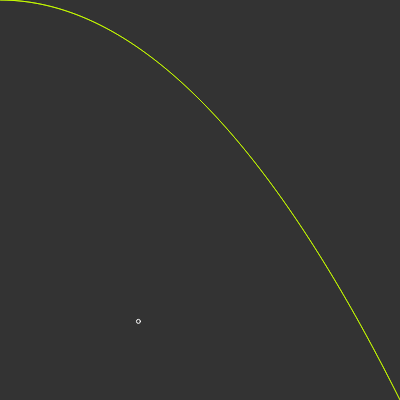
Frame 1 (no input)
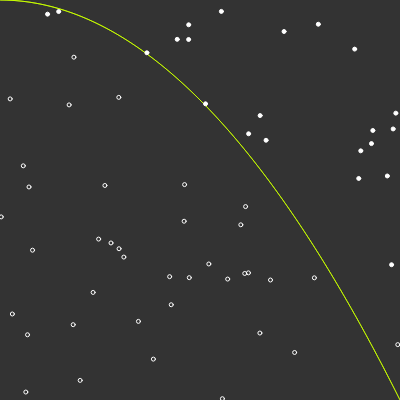
Frame 60 (no input)
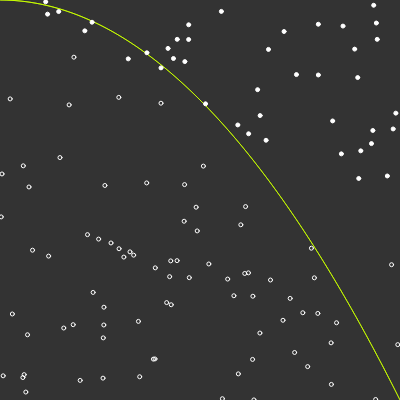
Frame 120 (the mouse pressed at the canvas centre since frame 60)

The p5.js sketch that drew these frames (run headless with seeded random() and noise() and a simulated clock; from frame 60 on, the mouse is pressed at the canvas centre):

// p5.js sketch
// ── sketch.js

let couleurs = ['#33FFFF','#FF3399', '#33FF99', '#FF3333', '#9933FF', '#FF9933', '#DFDF2D', '#FFFF33', '#FF3333','#3333FF','#99FF33']; 
let cpt = 0;
let pTron, nb = 3;
let nbT = 500;
let trainings = []; 

function f(x) {
	return (pow(x/200,2)*100);
}

function answer(x,y) {
	if (y>f(x)) { return 1; } else { return -1;}
}

function setup() {
	createCanvas(400,400);

	pTron = new Perceptron(nb);
	for(let i=0;i<nbT;i++) {
		let x = (random(width));
		let y = (random(height));
		let a = answer(x,y);
		let train = new Trainer(x,y,a,nb);
		trainings[i] = train; //console.log(train);
	}
}


function draw() {
	if(cpt < nbT) { background(51); }
	stroke(200,255,0);
	for(let i=0; i<width;i++) {
		line(i,f(i),i+1,f(i+1));
	}
	// frameRate(10);

	// let x= floor(random(width));
	// let y= floor(random(height));
	// stroke(255); noFill();
	// circle(x,y,4);

	pTron.train(trainings[cpt].inputs, trainings[cpt].answer); //console.log(cpt,pTron);
	cpt++; if (cpt > nbT) noLoop();
	stroke(255);
	for( let i = 0; i<cpt;i++) {
		let guess = pTron.feedforward(trainings[i].inputs);
		if (guess>0) {noFill();} else {fill(255);}
		circle(trainings[i].inputs[0],trainings[i].inputs[1],4);
	}
}
// ── neural.js
class Perceptron {
	constructor(n) {
		this.weights = [];
		this.c=0.01;

		for (let i=0;i<n;i++) {
			this.weights[i] = random(-1,1);
		}
	}

	activate(sum) {
		if (sum>0) { return 1;
		} else { return -1;}
	}

	feedforward(inputs) {
		let sum = 0;
		for (let i=0; i<this.weights.length;i++) {
			sum += inputs[i] * this.weights[i] ;
		}
		return this.activate(sum);
	}

	train(inputs, desired) {
		let guess = this.feedforward(inputs);
		let error = desired - guess;
		for (let i=0; i<this.weights.length;i++) {
			this.weights[i] += this.c * inputs[i]*error;
		}
	}
}


// Trainer pour une ligne

class Trainer {
	constructor(x,y,a,n) {
		this.inputs = [];
		this.answer;

		this.inputs[0] = x;
		this.inputs[1] = y;
		for (let i =2 ; i<n;i++) {
			this.inputs[i] = 1;
		}	
		this.answer = a;
	}
}
